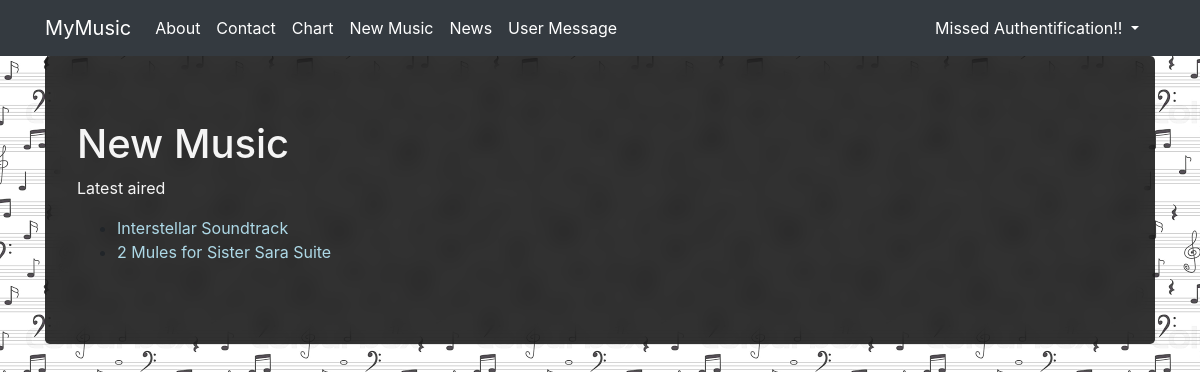
/new-music/, run on an earlier commit of the app's database.
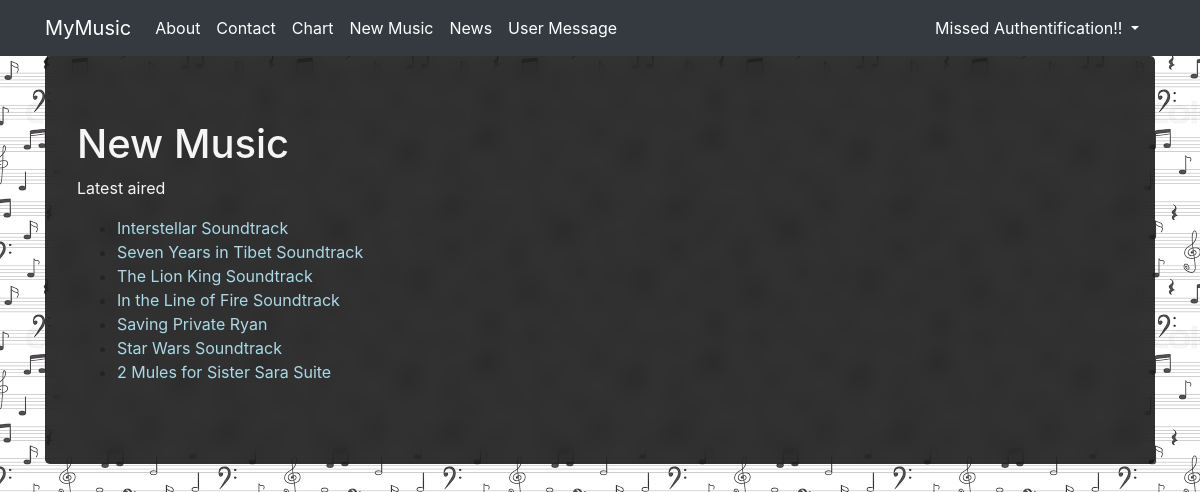
And on a later commit of the database.
### myapp/models.py (models this page shows, shortened)
class Album(models.Model):
    album_name = models.CharField(max_length=100)
    artists = models.ManyToManyField(Artist)
    genre = models.ManyToManyField(Genre)
    album_art = models.ImageField(upload_to='')
    release_date = models.DateField()
    average_rating = models.FloatField()
    links = models.URLField()

### myapp/views.py (the view)
# urls.py: path('new-music/', new_music, name="new-music"),
def new_music(request):
    albums = Album.objects.order_by('-release_date')
    latest_music = {
        'albums': albums,
    }
    return render(request, 'new_music.html', latest_music)

### myapp/templates/new_music.html
{% extends 'base.html' %}
{% block content %}
<h1>New Music</h1>
<p>Latest aired</p>
<ul>
    {% for album in albums %}
    <li>
        <a href = "{% url 'album-detail' album.pk %}">
            {{ album.album_name }}
        </a>
    </li>
    {% endfor %}
</ul>
{% endblock %}

What changed in the data, as far as the page shows it:
added Album: album_name "Seven Years in Tibet Soundtrack"
added Album: album_name "The Lion King Soundtrack"
added Album: album_name "In the Line of Fire Soundtrack"
added Album: album_name "Saving Private Ryan"
added Album: album_name "Star Wars Soundtrack"
